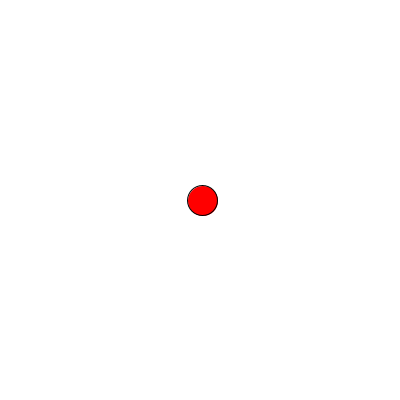
Frame 1 (no input)
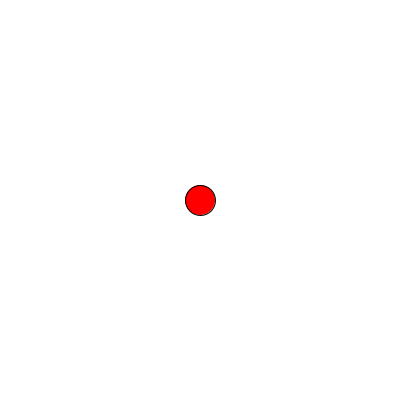
Frame 60 (the mouse pressed at the canvas centre just before this capture)
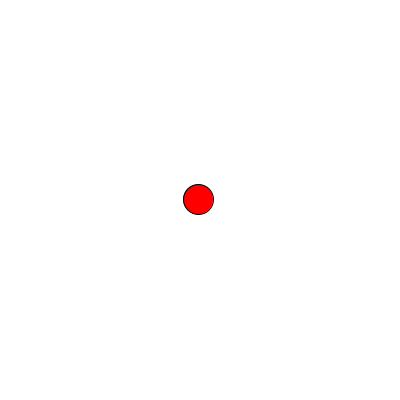
Frame 120 (the mouse held since frame 60 and released just before this capture)

The Processing sketch that drew these frames (run headless with seeded random() and noise(); from frame 60 on, the mouse is pressed at the canvas centre):

// Processing sketch: Ball_06_accelerated
// ── Ball_06_accelerated.pde

// Wert, der in jedem Loop dazugezählt wird. 
// km/h ist bei uns Pixel/Frame...
PVector velocity=new PVector(3, 1);
PVector position =new PVector(0,0);
PVector target =new PVector(0,0);
float maxAcceleration=0.5;
float drag=0.99;


void setup() {
  size(400, 400);
  smooth();
  
  position.set(width/2,height/2);
  target.set(width/2,height/2);
    println(target);

}

void draw() {
  background(255);
  move();
  display();
}

void move() {
  //-> bewege den Ball
  PVector acceleration=new PVector();
  acceleration.set(target);
  acceleration.sub(position);  
  acceleration.limit(maxAcceleration);
  velocity.add(acceleration);
  velocity.mult(drag);
  position.add(velocity);
}



void mouseClicked() {
  target.set(mouseX,mouseY);
}


void display() {
  //-> zeichne den Ball
  fill(255, 0, 0);
  pushMatrix();
  translate(position.x,position.y);
  ellipse(0,0, 30, 30);
  popMatrix();
};
